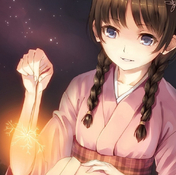
#> input picture library_learn/images/matplotlib_pic.png, 176 x 175 px, found by its file name
$ jupyter execute --allow-errors matplotlib.ipynb   (older library calls are emulated)
#> lines starting #> are read from the running program, lines starting #| are printed output that depends on the picture
[Tight Layout guide](https://matplotlib.org/users/tight_layout_guide.html)

[cell 1]
import matplotlib.pyplot as plt
import matplotlib.image as mpimg
import numpy as np

# Data for plotting
t = np.arange(0.0, 2.0, 0.01)
s = 1 + np.sin(2 * np.pi * t)

# Note that using plt.subplots below is equivalent to using
# fig = plt.figure and then ax = fig.add_subplot(111)
fig, ax = plt.subplots()
ax.plot(t, s)

ax.set(xlabel='time (s)', ylabel='voltage (mV)',
       title='About as simple as it gets, folks')
ax.grid()

plt.show()
#> figure, not shown here; curve peaks at x = 0.25, y = 2

[cell 2]
#图片
import matplotlib.pyplot as plt
import matplotlib.image as mpimg
import numpy as np

path='/Users/yexianyong/Desktop/jupyter_notebook/library_learn/images/matplotlib_pic.png'
img=mpimg.imread(path)
#> img is the input picture: shape (175, 176, 4) float32; mean R, G, B, A 0.633, 0.475, 0.431, 1
#数据说明：
#[ 0.40784314,  0.40784314,  0.40784314]这是一个像素点的rgb
"""
这是一排像素点
[[ 0.40784314,  0.40784314,  0.40784314],
        [ 0.40784314,  0.40784314,  0.40784314],
        [ 0.40784314,  0.40784314,  0.40784314],
        ...,
        [ 0.42745098,  0.42745098,  0.42745098],
        [ 0.42745098,  0.42745098,  0.42745098],
        [ 0.42745098,  0.42745098,  0.42745098]],
"""
"""
这就是多排组成的图片了
[[[ 0.40784314,  0.40784314,  0.40784314],
        [ 0.40784314,  0.40784314,  0.40784314],
        [ 0.40784314,  0.40784314,  0.40784314],
        ...,
        [ 0.42745098,  0.42745098,  0.42745098],
        [ 0.42745098,  0.42745098,  0.42745098],
        [ 0.42745098,  0.42745098,  0.42745098]],

       [[ 0.41176471,  0.41176471,  0.41176471],
        [ 0.41176471,  0.41176471,  0.41176471],
        [ 0.41176471,  0.41176471,  0.41176471],
        ...,
"""
img.shape
#> Out = (175, 176, 4)

[cell 3]
fig, ax = plt.subplots()
#显示全部部分
imgplot=plt.imshow(img)
plt.show()

[cell 4]
fig, ax = plt.subplots()
#显示下半部分
imgplot=plt.imshow(img[-int(len(img)*0.5):])
plt.show()

[cell 5]
#获取图片红色通道色阶
fig, ax = plt.subplots()
#红色通道图片
red_img=np.zeros(img.shape)
red_img[:,:,0:1]=img[:,:,0:1]
red_img[:,:,-1]=img[:,:,-1]
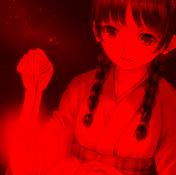
#> red_img: shape (175, 176, 4) float64; mean R, G, B, A 0.633, 0, 0, 1
imgplot=plt.imshow(red_img)
plt.show()

[cell 6]
#红色通道色阶可视化
import pandas as pd
level=img[:,:,0:1].reshape([len(img)*len(img[0])])
data=pd.DataFrame(level)
#> data = table of 30800 rows and 1 columns
grouped=data.groupby(0).size()

fig,ax=plt.subplots()
ax.plot(grouped.index,grouped.values)
ax.fill_between(grouped.index,grouped.values,where=grouped.values<=max(grouped.values),facecolor=(0.3,0.5,0.8))
plt.show()
#> figure, not shown here; curve peaks at x = 0.992, y = 1365

[cell 7]
#高斯模糊
#http://accu.cc/content/pil/spatial_filter_gaussian_blur/
import math
#模糊半径
radius=20


def gaussian_dis(r):
    sigma=radius*0.5
    return 1 / math.sqrt((2 * math.pi * sigma ** 2))* math.exp((-r**2) / (2 * sigma ** 2))


t = np.arange(-10.0, 10.0, 0.01)
s = np.array([gaussian_dis(x) for x in t])
fig, ax = plt.subplots()
ax.plot(t, s)
plt.show()
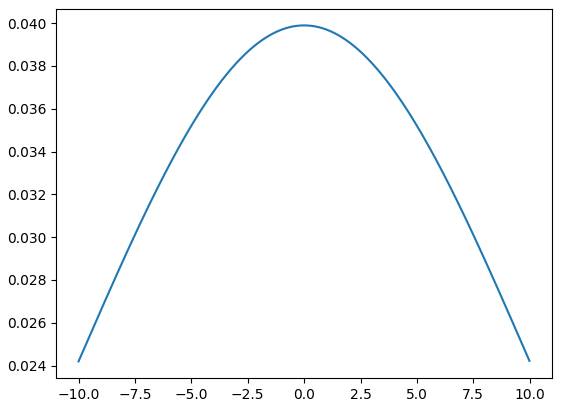
#> figure drawn by matplotlib, 1 panel; curve peaks at x = -2.13e-13, y = 0.0399

[cell 8]
# [10 lines of commented-out code are left out]

scope=np.arange(-radius,radius+1)
x,y=np.meshgrid(scope,scope)
arr=np.rec.fromarrays([x,y])
import math
_weights=np.apply_along_axis(lambda coord : math.sqrt(pow(coord[0],2)+pow(coord[1],2)),2,arr.tolist())
_weights

[cell 9]
#高斯分布计算
weights=np.array([[gaussian_dis(x) for x in y] for y in _weights])

#归一化，所有数据和为1
def softmax(vec):
    return vec/np.sum(vec)

weights=softmax(weights)
np.sum(weights),weights

[cell 10]
#可视化正态分布数据
#https://matplotlib.org/examples/mplot3d/subplot3d_demo.html
from mpl_toolkits.mplot3d import Axes3D

fig=plt.figure()
ax = fig.add_subplot(1,1,1, projection='3d')

X=np.arange(-radius,radius+1,1)
Y=X
X, Y = np.meshgrid(X, Y)

ax.plot_wireframe(X,Y,weights)
plt.show()
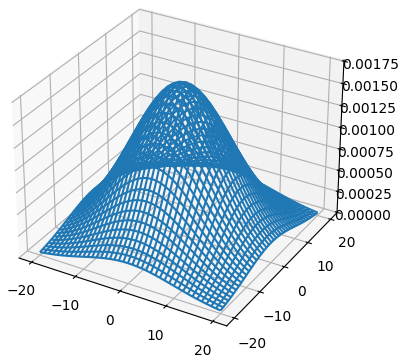
#> figure drawn by matplotlib, 1 panel

[cell 11]
#开始高斯模糊
#https://docs.scipy.org/doc/scipy-0.14.0/reference/generated/scipy.ndimage.filters.convolve.html
import scipy
from scipy import signal

#卷积层:卷积层深度与图像通道数保持一致
filters=np.zeros([len(weights),len(weights[0]),3])
filters[:,:,0]=weights
filters[:,:,1]=weights
filters[:,:,2]=weights
# print(filters)

print(img[:,:,0:3].shape,filters.shape)
#| (175, 176, 3) (41, 41, 3)

#卷积操作
convolution=scipy.ndimage.filters.convolve(img[:,:,0:3],filters)
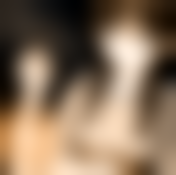
#> convolution: shape (175, 176, 3) float32; mean R, G, B 1.74, 1.54, 1.34; drawn with min black and max white
convolution=convolution/np.max(convolution)
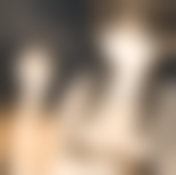
#> convolution: shape (175, 176, 3) float32; mean R, G, B 0.621, 0.549, 0.477

#输出模糊后图片
fig, ax = plt.subplots()
imgplot=plt.imshow(convolution)
plt.show()

[cell 12]
#https://docs.scipy.org/doc/scipy/reference/generated/scipy.signal.convolve2d.html
red=scipy.signal.convolve2d(img[:,:,0],weights,mode='same',boundary='symm')
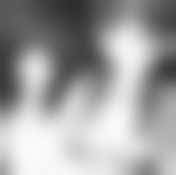
#> red: shape (175, 176) float64; min 0.181, max 0.986, mean 0.633
green=scipy.signal.convolve2d(img[:,:,1],weights,mode='same',boundary='symm')
blue=scipy.signal.convolve2d(img[:,:,2],weights,mode='same',boundary='symm')
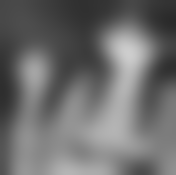
#> blue: shape (175, 176) float64; min 0.164, max 0.806, mean 0.431

gaus_img=np.rec.fromarrays([red,green,blue]).tolist()
#> gaus_img = 175 items

fig, ax = plt.subplots()
imgplot=plt.imshow(gaus_img)
plt.show()

[cell 13]
#与PIL实现的效果对比
import PIL.Image
import PIL.ImageFilter
im = PIL.Image.open(path)
im = im.filter(PIL.ImageFilter.GaussianBlur(radius=radius*0.5))
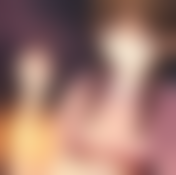
#> im: PIL image 176x175 RGBA; mean R, G, B, A 161.1, 121, 109.7, 255

#输出模糊后图片
def show(img):
    fig, ax = plt.subplots()
    imgplot=plt.imshow(img)
    plt.show()

show(im)

[cell 14]
from PIL import Image
img=Image.open(path)
show(img)
show(img.resize((100,200)))
#> in show (call 3), `plt.show()`:
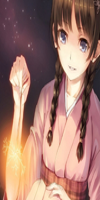
#> shown: shape (200, 100, 4); mean R, G, B, A 161.5, 121.2, 109.8, 255

[cell 15]
#灰度化
image_data=np.array(img.convert('L'))
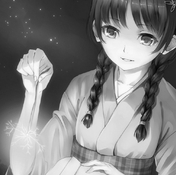
#> image_data: shape (175, 176); min 3, max 255, mean 131.9
show(image_data)
image_data

[cell 16]
# 移除png图片alfa=0的部分
import matplotlib.pyplot as plt
import matplotlib.image as mpimg
import numpy as np
import scipy.misc
#> (the rest of this cell did not finish here and is left out)

[cell 17]
import pyaudio
import wave

CHUNK = 1024
#> CHUNK = 1024
FORMAT = pyaudio.paInt16
CHANNELS = 2
RATE = 44100
RECORD_SECONDS = 5
WAVE_OUTPUT_FILENAME = "/Users/yetongxue/Downloads/output.wav"

#> (the rest of this cell did not finish here and is left out)
